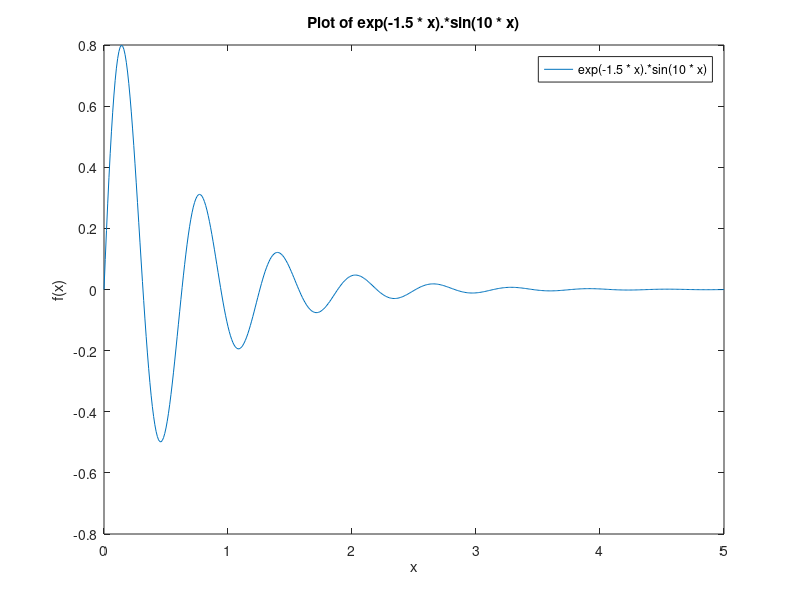

This figure's MATLAB source:
clear all
close all
x = [0:0.01:5];
y = exp(-1.5 * x).*sin(10 * x);
plot(x,y)
title('Plot of exp(-1.5 * x).*sin(10 * x)')
xlabel('x')
ylabel('f(x)')
legend('exp(-1.5 * x).*sin(10 * x)')

